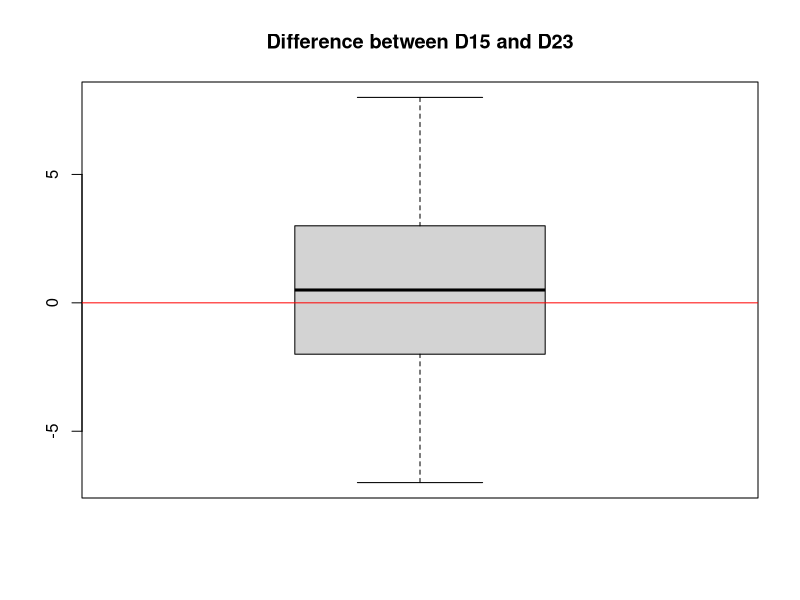

Write R code to recreate this figure.
big_five_df <- read.csv2("big_5_df.csv")
big_five_df <- big_five_df[, 14:23]

# 1.2 calculate the dimensions D1 to D5

D1 <- (6 - big_five_df$BF1) + big_five_df$BF6
D2 <- big_five_df$BF2 + (6 - big_five_df$BF7)
D3 <- (6 - big_five_df$BF3) + big_five_df$BF8
D4 <- (6 - big_five_df$BF4) + big_five_df$BF9
D5 <- (6 - big_five_df$BF5) + big_five_df$BF10

# Exercise 1.3 Construct two new variables called D15 and D23, such that for each individual D15 is the sum of the D1 score and the D5 score; similarly, D23 is the sum of the D2 score and D3 score.

D15 <- D1 + D5
D23 <- D2 + D3

# Exercise 1.4 Evaluate if the population mean of D15 is significantly larger than the population mean of D23.

Diff <- D15 - D23

boxplot(Diff, main = "Difference between D15 and D23")
abline(0, 0, col = "red")

t.test(Diff, mu = 0, alternative = "greater")

# Or if we want to use the t-test for matched pairs

t.test(D15, D23, paired = TRUE, alternative = "greater")

# Data:  D15 and D23
# t = 1.1111, df = 49, p-value = 0.136
# alternative hypothesis: true mean difference is greater than 0

# So we can't reject the null hypothesis that the population mean of D15 is significantly larger than the population mean of D23.
